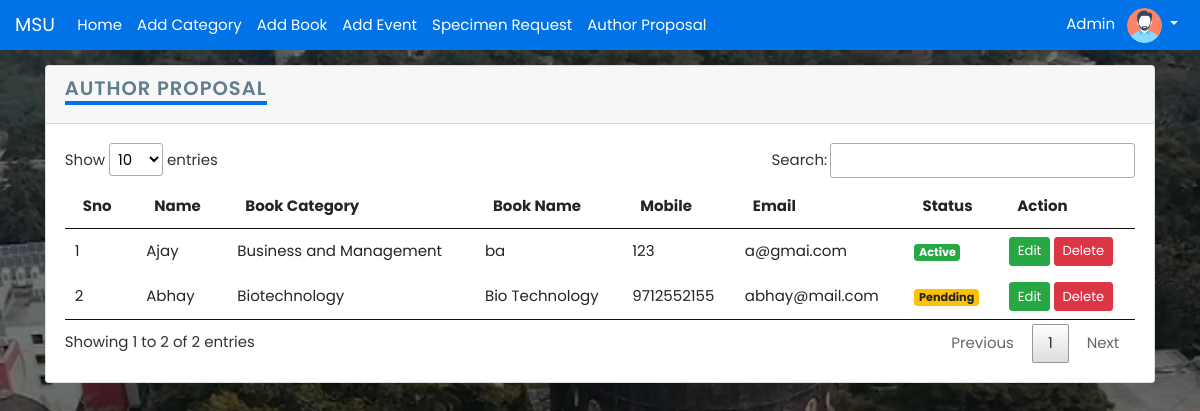
The page /admin/specimen_request.php (signed in) on the database its author committed.
### tables this page shows
CREATE TABLE `specimen_req_tbl` (
  `request_id` int(11) NOT NULL,
  `name` varchar(30) NOT NULL,
  `book_category_id` varchar(2) NOT NULL,
  `book_name` varchar(50) NOT NULL,
  `telephone` varchar(12) NOT NULL,
  `email` varchar(30) NOT NULL,
  `address` text NOT NULL,
  `dt` datetime NOT NULL DEFAULT current_timestamp(),
  `status` int(2) NOT NULL
);

CREATE TABLE `books_category_tbl` (
  `id` int(11) NOT NULL,
  `cat_name` varchar(50) NOT NULL
);

### admin/specimen_request.php (the view, shortened to what this page needs)
<!DOCTYPE html>
<html lang="en">
<head>
    <?php include 'partial/_link.php'; ?>
</head>
<body>
    <?php include 'partial/_nav.php';
    ?>
    <div class="main container mt-3">
        <div class="card">
            <div class="card-header">
                <h2>Author Proposal</h2>
            </div>
            <div class="card-body">
                <table id="myTable">
                    <thead>
                        <th>Sno</th>
                        <th>Name</th>
                        <th>Book Category</th>
                        <th>Book Name</th>
                        <th>Mobile</th>
                        <th>Email</th>
                        <th>Status</th>
                        <th>Action</th>
                    </thead>
                    <tbody>
                        <?php
                        $sql = "SELECT * FROM specimen_req_tbl s,books_category_tbl b where s.book_category_id = b.id";
                        $result = $conn->query($sql);
                        if ($result) {
                            $sno = 0;
                            while ($rows = $result->fetch_assoc()) {
                                echo '<tr>
                                  <td>' . ++$sno . '</td>
                                  <td>' . $rows['name'] . '</td>
                                  <td>' . $rows['cat_name'] . '</td>
                                  <td>' . $rows['book_name'] . '</td>
                                  <td>' . $rows['telephone'] . '</td>
                                  <td>' . $rows['email'] . '</td>';
                                if ($rows['status'] == 0) {
                                    echo '<td> <span class="badge badge-warning">Pendding</span> </td>';
                                } else {
                                    echo '<td> <span class="badge badge-success">Active</span> </td>';
                                }
                                echo '<td> <button id="' . $rows['request_id'] . '" class="edits btn btn-sm btn-success">Edit</button> <button id="d' . $rows['request_id'] . '" class="deletes btn btn-sm btn-danger">Delete</button> </td>
                                  </tr>';
                            }
                        }
                        ?>
                    </tbody>
                </table>
            </div>
        </div>
    </div>
</body>
</html>

### css/style.css (style rules this page uses)
* { margin: 0; padding: 0; font-family: 'Poppins', sans-serif; box-sizing: border-box; }

### admin/css/style.css (style rules this page uses)
* { margin: 0; padding: 0; box-sizing: border-box; font-size: 15px; }
body::before { content: ''; position: absolute; background-color: black; width: 100%; height: 100%; z-index: -1; opacity: 0.5; }
body { background: url('../images/login-bg01.jpg') no-repeat center center/cover; position: relative; z-index: 1; top: 0; left: 0; }
.main { height: 100vh; }
h2 { color: #607d8b; font-weight: 600; font-size: 1.3rem; text-transform: uppercase; border-bottom: 4px solid #0073e6; display: inline-block; letter-spacing: 1px; }

### rows shown on the page
specimen_req_tbl: name "Ajay", books_category_tbl.cat_name "Business and Management", book_name "ba", telephone "123", email "a@gmai.com", status "Active"
specimen_req_tbl: name "Abhay", books_category_tbl.cat_name "Biotechnology", book_name "Bio Technology", telephone "9712552155", email "abhay@mail.com", status "Pendding"
